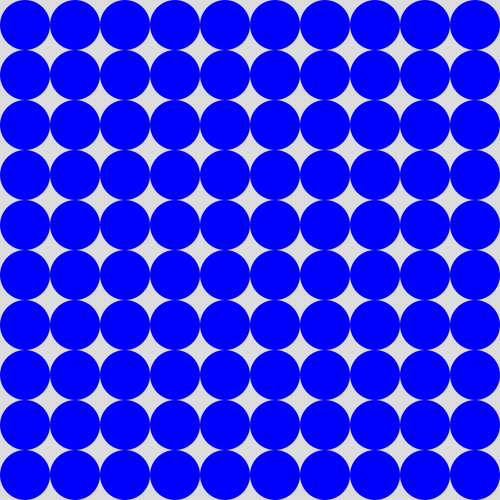
Frame 1 (no input)
Frame 60 (the mouse pressed at the canvas centre just before this capture): identical to frame 1, image omitted
Frame 120 (the mouse held since frame 60 and released just before this capture): identical to frame 1, image omitted

The Processing sketch that drew this single still picture (run headless with seeded random() and noise(); from frame 60 on, the mouse is pressed at the canvas centre):

// Processing sketch: SS3_SoManyCircles
// ── SS3_SoManyCircles.pde
// Interactive Circle Grid
// Hover over the circles to change their color.


float circleX, circleY;

void setup() {
  size(500, 500);
  noStroke();
}

void draw() {
  background(220);

  for (int i = 0; i < width; i += 50) {
    for (int j = 0; j < height; j += 50) {
      circleX = i + 25 ;
      circleY = j + 25 ;

      // Check if the mouse is over the circle
      if (dist(mouseX, mouseY, circleX, circleY) < 25) {
        fill(255, 0, 0); // Change color to red if mouse is over the circle
      } else {
        fill(0, 0, 255); // Default color is blue
      }

      ellipse(circleX, circleY, 50, 50);

    }
  }
}
